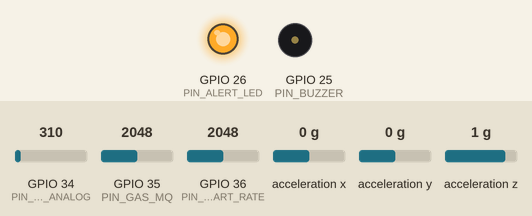
A sketch run on a simulated ESP32. Parts: output pins drawn as LEDs (lit = HIGH), buzzer (waves = sounding, pin HIGH). Wiring (inferred from the names in the program): MPU-6050 motion sensor at I2C address 0x68. Inputs (shaded band) come from the test bench; at power-on: acceleration x 0 g, GPIO 35 (PIN_GAS_MQ) = 2048, GPIO 34 (PIN_TEMP_ANALOG) = 310, GPIO 36 (PIN_PPG_HEART_RATE) = 2048, acceleration y 0 g, acceleration z 1 g. WiFi joins after 1.5 s; servers stay silent unless stated; uploads are accepted with an empty reply; what the sketch prints to the serial monitor is not drawn.

Above: at 1.8 s.
1.9 s: acceleration x set to -1.4 g
At 2.4 s:
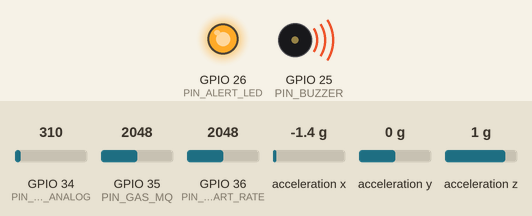
3.5 s: GPIO 35 (PIN_GAS_MQ) set to 1761
5.2 s: GPIO 35 (PIN_GAS_MQ) set to 1678
At 6.5 s:
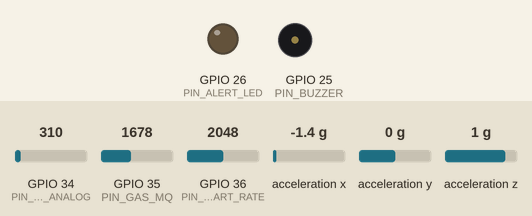
8.5 s: GPIO 35 (PIN_GAS_MQ) set to 2866
At 10.0 s:
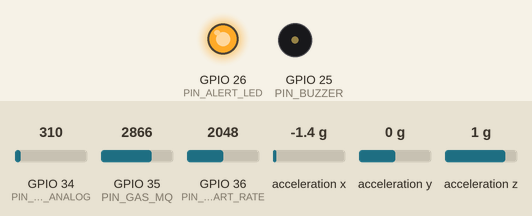
13.5 s: GPIO 35 (PIN_GAS_MQ) set to 1228
At 15.0 s:
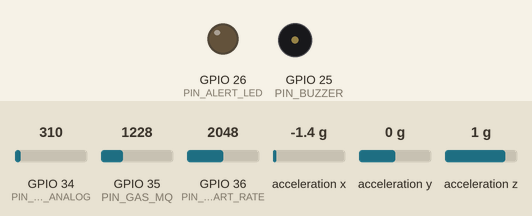
Timing chart, 0 to 16.5 s (numbered marks = the images above; inputs shaded):
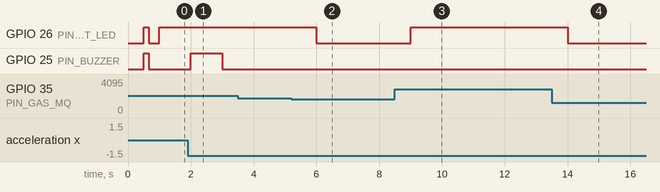

Measured:
- the behaviour switches between 1707 and 1706 on GPIO 35 (PIN_GAS_MQ) (found by bisection; images 1 and 2)
- after the input at 1.9 s, GPIO 25 (PIN_BUZZER): LOW → HIGH after 0.10 s, → LOW 1.0 s later
- after the input at 3.5 s, every drawn part: stays the same
- after the input at 5.2 s, GPIO 26 (PIN_ALERT_LED): HIGH → LOW after 0.80 s
- after the input at 8.5 s, GPIO 26 (PIN_ALERT_LED): LOW → HIGH after 0.50 s
- after the input at 13.5 s, GPIO 26 (PIN_ALERT_LED): HIGH → LOW after 0.50 s

The sketch:

smart_helmet_firmware.ino
```cpp
/*
  ==================================================================================
  Project: Predictive Worker Safety Helmet
  Description: ESP32 Edge Firmware for Multi-Sensor Acquisition, Local Fall Detection,
               Threshold Check, Local Audiovisual Alarms, and Wireless Telemetry.
  ==================================================================================
*/

#include <Wire.h>
#include <WiFi.h>
#include <HTTPClient.h>

// --------------------------- PIN CONFIGURATION ---------------------------
#define PIN_BUZZER          25
#define PIN_ALERT_LED       26
#define PIN_TEMP_ANALOG     34
#define PIN_GAS_MQ          35
#define PIN_PPG_HEART_RATE  36

// --------------------------- MPU6050 I2C ADDRESS -------------------------
#define MPU6050_ADDR        0x68

// --------------------------- THRESHOLDS ----------------------------------
#define THRESHOLD_TEMP_HIGH     40.0   // °C
#define THRESHOLD_GAS_HIGH      50.0   // PPM equivalent
#define THRESHOLD_FALL_G        3.5    // Acceleration magnitude in g
#define THRESHOLD_HR_HIGH       140    // BPM
#define THRESHOLD_HR_LOW        45     // BPM

// --------------------------- TELEMETRY SETTINGS --------------------------
const char* WIFI_SSID = "Worker_Safety_Mesh";
const char* WIFI_PASS = "SafetyFirst2026";
const char* SERVER_ENDPOINT = "http://192.168.1.100:5000/api/telemetry";

const char* WORKER_ID = "WRK-VIT-40";

// --------------------------- STATE VARIABLES -----------------------------
float currentTemp = 26.5;
float currentGasPPM = 12.0;
int currentHeartRate = 78;
float currentAccelMag = 1.0;
float currentJerk = 0.2;
float gpsLatitude = 18.4636;
float gpsLongitude = 73.8682;

int riskScore = 15;
String riskLevel = "Low Risk";

unsigned long lastSampleTime = 0;
const unsigned long SAMPLE_INTERVAL_MS = 1000;

// --------------------------- HARDWARE SETUP ------------------------------
void setup() {
  Serial.begin(115200);
  delay(500);
  Serial.println("\n[INIT] Starting Predictive Worker Safety Helmet Firmware...");

  // Initialize GPIOs
  pinMode(PIN_BUZZER, OUTPUT);
  pinMode(PIN_ALERT_LED, OUTPUT);
  digitalWrite(PIN_BUZZER, LOW);
  digitalWrite(PIN_ALERT_LED, LOW);

  // Initialize I2C for IMU
  Wire.begin();
  Wire.beginTransmission(MPU6050_ADDR);
  Wire.write(0x6B); // PWR_MGMT_1 register
  Wire.write(0);    // Wake up MPU-6050
  Wire.endTransmission(true);

  // Initialize Wi-Fi
  Serial.print("[WIFI] Connecting to SSID: ");
  Serial.println(WIFI_SSID);
  WiFi.begin(WIFI_SSID, WIFI_PASS);

  // Self-test diagnostic pulse
  digitalWrite(PIN_ALERT_LED, HIGH);
  digitalWrite(PIN_BUZZER, HIGH);
  delay(150);
  digitalWrite(PIN_ALERT_LED, LOW);
  digitalWrite(PIN_BUZZER, LOW);

  Serial.println("[INIT] Diagnostic self-test completed. Device Active.\n");
}

// --------------------------- SENSOR SAMPLING -----------------------------
void readIMUData() {
  Wire.beginTransmission(MPU6050_ADDR);
  Wire.write(0x3B); // Starting register for Accel readings
  Wire.endTransmission(false);
  Wire.requestFrom((uint16_t)MPU6050_ADDR, (uint8_t)6, (uint8_t)true);

  if (Wire.available() >= 6) {
    int16_t rawX = Wire.read() << 8 | Wire.read();
    int16_t rawY = Wire.read() << 8 | Wire.read();
    int16_t rawZ = Wire.read() << 8 | Wire.read();

    float ax = (float)rawX / 16384.0;
    float ay = (float)rawY / 16384.0;
    float az = (float)rawZ / 16384.0;

    float prevAccelMag = currentAccelMag;
    currentAccelMag = sqrt(ax * ax + ay * ay + az * az);
    currentJerk = abs(currentAccelMag - prevAccelMag) * 50.0; // derivative approx
  } else {
    // Default baseline if disconnected
    currentAccelMag = 1.0;
    currentJerk = 0.1;
  }
}

void readEnvironmentalAndBiometrics() {
  // Reading analog sensors (scaled to realistic physical values)
  int rawTemp = analogRead(PIN_TEMP_ANALOG);
  currentTemp = 20.0 + ((float)rawTemp / 4095.0) * 35.0; // Scaled 20°C - 55°C

  int rawGas = analogRead(PIN_GAS_MQ);
  currentGasPPM = ((float)rawGas / 4095.0) * 120.0; // Scaled 0 - 120 PPM

  int rawPPG = analogRead(PIN_PPG_HEART_RATE);
  currentHeartRate = map(rawPPG, 0, 4095, 50, 160);
}

// --------------------------- EDGE RISK ASSESSMENT ------------------------
void computeEdgeRisk() {
  float score = 0.0;

  // Temperature weight
  if (currentTemp > 38.0) {
    score += (currentTemp - 38.0) * 3.0;
  }

  // Gas PPM weight
  if (currentGasPPM > 50.0) {
    score += 40.0;
  } else if (currentGasPPM > 25.0) {
    score += (currentGasPPM - 25.0) * 1.5;
  }

  // Heart Rate weight
  if (currentHeartRate > THRESHOLD_HR_HIGH || currentHeartRate < THRESHOLD_HR_LOW) {
    score += 25.0;
  }

  // Fall / High-G impact detection
  if (currentAccelMag > THRESHOLD_FALL_G || currentJerk > 25.0) {
    score += 50.0;
    Serial.println("[ALERT] >>> CRITICAL FALL / IMPACT DETECTED! <<<");
  }

  riskScore = (int)constrain(score, 0, 100);

  if (riskScore < 40) {
    riskLevel = "Low Risk";
    digitalWrite(PIN_ALERT_LED, LOW);
    digitalWrite(PIN_BUZZER, LOW);
  } else if (riskScore < 75) {
    riskLevel = "Medium Risk";
    // Intermittent pulse
    digitalWrite(PIN_ALERT_LED, HIGH);
    digitalWrite(PIN_BUZZER, LOW);
  } else {
    riskLevel = "High Risk";
    // Continuous local alarm
    digitalWrite(PIN_ALERT_LED, HIGH);
    digitalWrite(PIN_BUZZER, HIGH);
  }
}

// --------------------------- TELEMETRY DISPATCH --------------------------
void transmitTelemetry() {
  String jsonPayload = "{";
  jsonPayload += "\"worker_id\":\"" + String(WORKER_ID) + "\",";
  jsonPayload += "\"temperature\":" + String(currentTemp, 2) + ",";
  jsonPayload += "\"gas_ppm\":" + String(currentGasPPM, 2) + ",";
  jsonPayload += "\"heart_rate\":" + String(currentHeartRate) + ",";
  jsonPayload += "\"accel_mag\":" + String(currentAccelMag, 2) + ",";
  jsonPayload += "\"jerk\":" + String(currentJerk, 2) + ",";
  jsonPayload += "\"latitude\":" + String(gpsLatitude, 4) + ",";
  jsonPayload += "\"longitude\":" + String(gpsLongitude, 4) + ",";
  jsonPayload += "\"risk_score\":" + String(riskScore) + ",";
  jsonPayload += "\"risk_level\":\"" + riskLevel + "\"";
  jsonPayload += "}";

  Serial.println("[TELEMETRY] " + jsonPayload);

  if (WiFi.status() == WL_CONNECTED) {
    HTTPClient http;
    http.begin(SERVER_ENDPOINT);
    http.addHeader("Content-Type", "application/json");
    int httpResponseCode = http.POST(jsonPayload);
    if (httpResponseCode > 0) {
      Serial.printf("[HTTP] Telemetry sent successfully. Code: %d\n", httpResponseCode);
    }
    http.end();
  } else {
    Serial.println("[LORA FAILOVER] Transmitting telemetry packet via sub-GHz LoRa transceiver...");
  }
}

// --------------------------- MAIN LOOP -----------------------------------
void loop() {
  unsigned long now = millis();
  if (now - lastSampleTime >= SAMPLE_INTERVAL_MS) {
    lastSampleTime = now;

    readIMUData();
    readEnvironmentalAndBiometrics();
    computeEdgeRisk();
    transmitTelemetry();
  }
}
```
